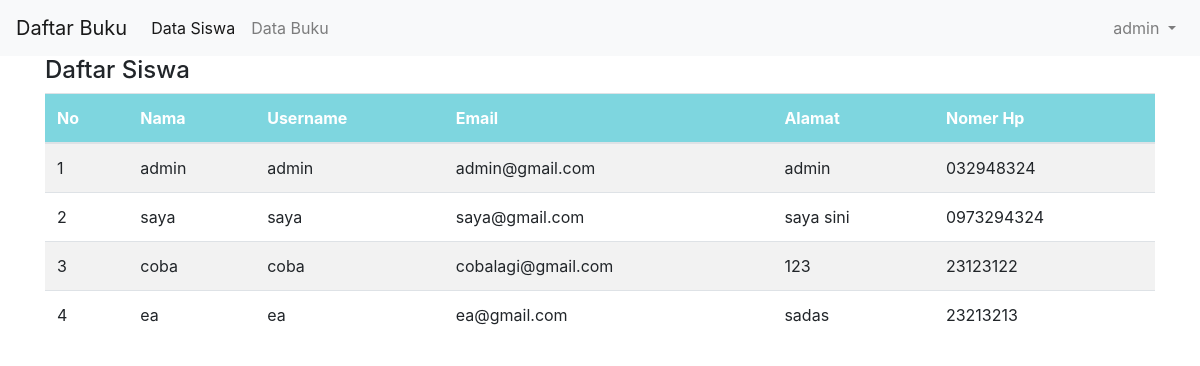
The page /index.php (signed in) on the database its author committed.
### tables this page shows
CREATE TABLE `siswa` (
  `id_user` int(11) NOT NULL,
  `nama` varchar(100) NOT NULL,
  `username` varchar(100) NOT NULL,
  `password` varchar(200) NOT NULL,
  `email` varchar(50) NOT NULL,
  `alamat` text NOT NULL,
  `no_hp` varchar(13) NOT NULL
);

### index.php (the view, shortened to what this page needs)
<?php
require('koneksi.php');
include('template/header.php');
include('template/navbar.php');
?>
<div class="container">
    <h4 class="header-text">Daftar Siswa</h4>
    <table class="table table-striped table-hover">
        <thead style="background-color: #7ed6df; color: white;">
            <tr>
                <th>No</th>
                <th>Nama</th>
                <th>Username</th>
                <th>Email</th>
                <th>Alamat</th>
                <th>Nomer Hp</th>
            </tr>
        </thead>
        <tbody>
            <?php
            $no = 1;
            $sql = mysqli_query($con, "SELECT * FROM siswa");
            while ($dt = mysqli_fetch_array($sql)) { ?>
                <tr>
                    <td><?= $no++?></td>
                    <td><?= $dt['nama']?></td>
                    <td><?= $dt['username']?></td>
                    <td><?= $dt['email']?></td>
                    <td><?= $dt['alamat']?></td>
                    <td><?= $dt['no_hp']?></td>
                </tr>
            <?php } ?>
        </tbody>
    </table>
</div>
<?php include('template/footer.php')?>

### template/header.php (shortened to what this page needs)
<!DOCTYPE html>
<html lang="en">
<head>
  <link rel="stylesheet" href="https://maxcdn.bootstrapcdn.com/bootstrap/4.5.2/css/bootstrap.min.css">
</head>
<body>

### template/navbar.php (shortened to what this page needs)
<nav class="navbar navbar-expand-lg navbar-light bg-light">
 <a class="navbar-brand" href="#">Daftar Buku</a>
 <div class="collapse navbar-collapse" id="navbarSupportedContent">
   <ul class="navbar-nav mr-auto">
     <li class="nav-item active">
       <a class="nav-link" href="index.php">Data Siswa <span class="sr-only"></span></a>
     </li>
     <li class="nav-item">
       <a class="nav-link" href="buku.php">Data Buku</a>
     </li>
    </ul>
    <ul class="navbar-nav ml-auto ml-4">
     <li class="nav-item dropdown">
       <a class="nav-link dropdown-toggle" href="#" id="navbarDropdown" role="button" data-toggle="dropdown" aria-haspopup="true" aria-expanded="false">
            <?= $_SESSION['username']?>
       </a>
     </li>
    </ul>
 </div>
</nav>

### template/footer.php
</body>
</html>

### rows shown on the page
siswa: nama "admin", username "admin", email "admin@gmail.com", alamat "admin", no_hp "032948324"
siswa: nama "saya", username "saya", email "saya@gmail.com", alamat "saya sini", no_hp "0973294324"
siswa: nama "coba", username "coba", email "cobalagi@gmail.com", alamat "123", no_hp "23123122"
siswa: nama "ea", username "ea", email "ea@gmail.com", alamat "sadas", no_hp "23213213"

### other values the page prints
$_SESSION['username'] "admin"
